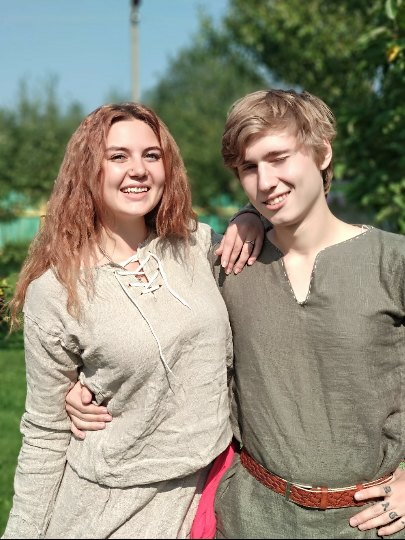
#> input picture YAGA/graphics/r2.jpg, 405 x 540 px
$ python Filtr.py
#> lines starting #> are read from the running program, lines starting #| are printed output that depends on the picture; after the words box and inside, x2 and y2 are one past the last pixel; in counts of white or black regions, pixels touching at a corner belong together
# -*- coding: utf-8 -*-
from PIL import Image, ImageDraw
import random
import numpy as np
image = Image.open("r2.jpg")
#> image is the input picture: PIL image 405x540 RGB; mean R, G, B 146.8, 141.9, 124.2
pix=image.load()
draw=ImageDraw.Draw(image)
width=image.size[0]
#> width = 405
height=image.size[1]
#> height = 540
for i in range(width):
    for j in range(height):
        a=pix[i,j][0]
        b=pix[i,j][1]
        c=pix[i,j][2]
        S = a + b + c
        if (S > (((255 + 30) // 2) * 3)):
            a, b, c = 255, 255, 255
        else:
            a, b, c = 0, 0, 0
        draw.point((i, j), (a, b, c))

image.save('r5.jpg')
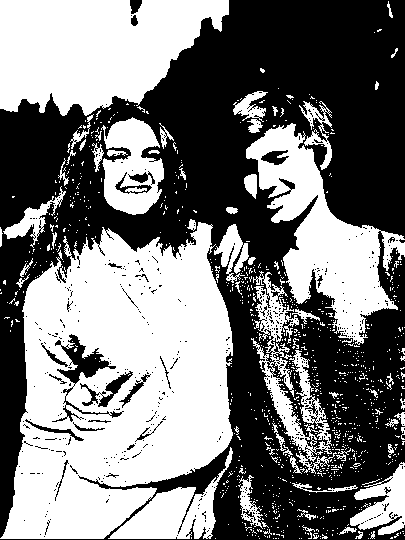
#> saved as r5.jpg: PIL image 405x540 RGB; 48.1% white; 953 white regions (893 under 20 px), largest, box (x1, y1, x2, y2) and area: (0, 222, 233, 539) 49684, (0, 0, 229, 116) 19370, (246, 123, 405, 345) 13097

$ run again, with YAGA/graphics/r.png saved as YAGA/graphics/r2.jpg
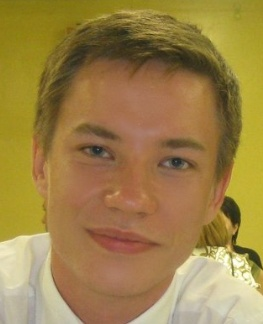
#> input picture YAGA/graphics/r.png, 263 x 324 px
#> image is the input picture: PIL image 263x324 RGB; mean R, G, B 157, 129, 71.6
#> `image.save('r5.jpg')`:
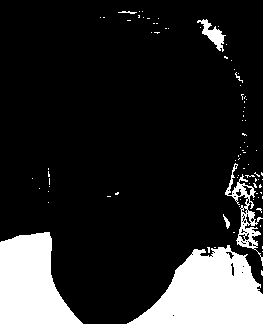
#> saved as r5.jpg: PIL image 263x324 RGB; 15.7% white; 88 white regions (81 under 20 px), largest, box (x1, y1, x2, y2) and area: (127, 245, 263, 324) 6648, (0, 232, 83, 324) 5172, (225, 163, 263, 266) 898
